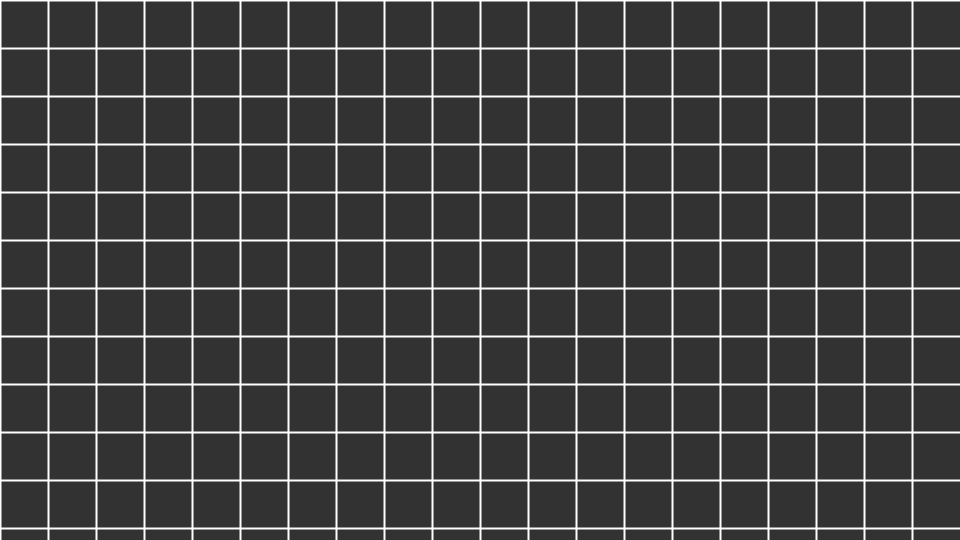
Frame 1 (no input)
Frame 60 (the mouse pressed at the canvas centre just before this capture): identical to frame 1, image omitted
Frame 120 (the mouse held since frame 60 and released just before this capture): identical to frame 1, image omitted

The Processing sketch that drew this single still picture (run headless with seeded random() and noise(); from frame 60 on, the mouse is pressed at the canvas centre):

// Processing sketch: ForGrid
// ── ForGrid.pde
float x=0;//State variable X 
float y=0;//State variable y

float spacing;

void setup(){
  size(960,540);
}

void draw(){
  background(50);
  
  spacing=48;
  
   stroke(255);
   strokeWeight(2);
   
   for (float x=0; x<width; x=x+spacing){
     line(x,0,x,height);
   }
   
   
   for (float y=0; y<height; y=y+spacing){
     line(0,y,width,y);
   }
}
